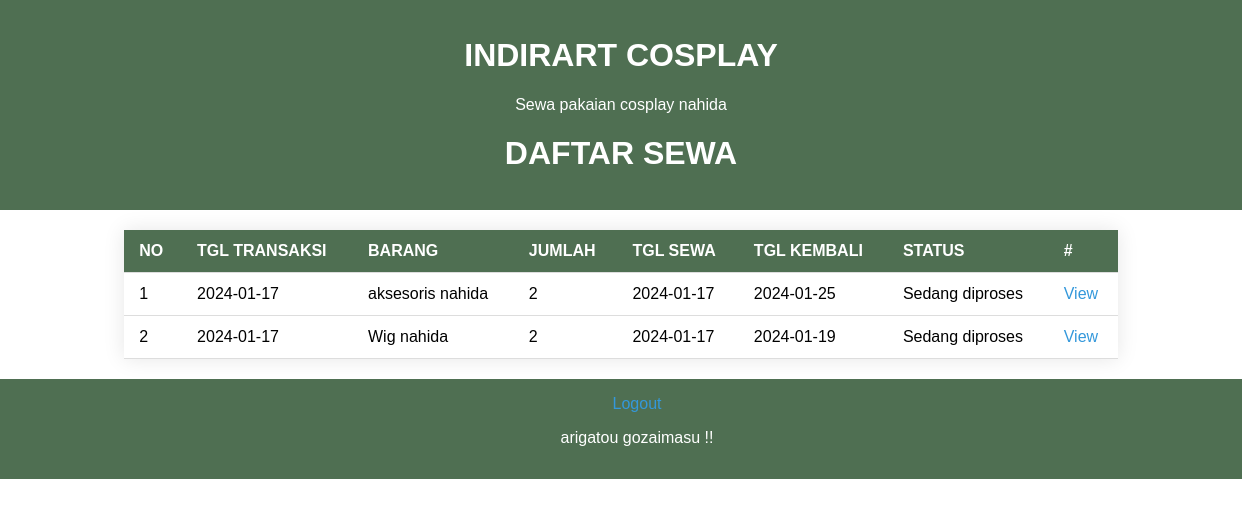
Screenshot of /admin/dashboard.php (signed in) with the database file from the repository.
### tables this page shows
CREATE TABLE `transaksi` (
  `id_transaksi` int(11) NOT NULL,
  `id_pelanggan` int(11) NOT NULL,
  `id_barang` int(11) NOT NULL,
  `ukuran_barang` varchar(5) NOT NULL,
  `jumlah_barang` int(11) NOT NULL,
  `harga_barang` double NOT NULL,
  `total_harga` double NOT NULL,
  `tanggal_sewa` date NOT NULL,
  `tanggal_kembali` date NOT NULL,
  `status_sewa` tinyint(1) NOT NULL DEFAULT 0,
  `status` tinyint(1) NOT NULL DEFAULT 1,
  `tgl_input` date NOT NULL DEFAULT current_timestamp(),
  `tgl_update` date NOT NULL DEFAULT current_timestamp()
);

CREATE TABLE `barang` (
  `id_barang` int(11) NOT NULL,
  `nama_barang` varchar(80) NOT NULL,
  `gambar_barang` varchar(150) NOT NULL,
  `jenis_barang` varchar(50) NOT NULL,
  `ukuran_barang` varchar(20) NOT NULL,
  `stok_barang` int(11) NOT NULL,
  `harga_barang` double NOT NULL,
  `status` tinyint(1) NOT NULL DEFAULT 1,
  `tgl_input` date NOT NULL DEFAULT current_timestamp(),
  `tgl_update` date NOT NULL DEFAULT current_timestamp()
);

### app/Dbconfig.php (called while the page is built, shortened)
<?php
class Database
{
    private $host       = "localhost";
    private $username   = "root";
    private $pass       = "";
    private $db_name    = "db_costumnahida";
    protected function __construct()
    {
        return $this->db = mysqli_connect($this->host, $this->username, $this->pass, $this->db_name);
    }
}

### app/Transaksi.php (called while the page is built, shortened)
<?php
require_once 'Dbconfig.php';
class Transaksi extends Database
{
    function getAll()
    {
        $sql = "SELECT t.*, b.nama_barang
                FROM transaksi as t
                JOIN barang as b ON t.id_barang = b.id_barang
                WHERE t.status = 1";
        $query = mysqli_query($this->db, $sql);
        while ($data = mysqli_fetch_array($query)) {
            $transaksi[] = $data;
        }
        return $transaksi ?? '';
    }
}

### admin/dashboard.php (the view, shortened to what this page needs)
<!DOCTYPE html>
<html lang="en">
<head>
    <link rel="stylesheet" href="../css/dashboardAdmin.css">
    <?php
    require '../app/Transaksi.php';
    $trans = new Transaksi();
    ?>
</head>
<body>
<header>
        <h1 style="color: white;">INDIRART COSPLAY</h1>
        <p>Sewa pakaian cosplay nahida</p>
        <h1 style="color: white;">DAFTAR SEWA</h1>
    </header>
    <table>
        <thead>
            <tr>
                <th>NO</th>
                <th>TGL TRANSAKSI</th>
                <th>BARANG</th>
                <th>JUMLAH</th>
                <th>TGL SEWA</th>
                <th>TGL KEMBALI</th>
                <th>STATUS</th>
                <th>#</th>
            </tr>
        </thead>
        <tbody>
            <?php
            $data_trans = $trans->getAll();
            if ($data_trans) {
                $no = 0;
                foreach ($data_trans as $data) {
                    $no++;
                    echo '<tr>
                        <td>' . $no . '</td>
                        <td>' . $data['tgl_input'] . '</td>
                        <td>' . $data['nama_barang'] . '</td>
                        <td>' . $data['jumlah_barang'] . '</td>
                        <td>' . $data['tanggal_sewa'] . '</td>
                        <td>' . $data['tanggal_kembali'] . '</td>
                        <td>' . ($data['status_sewa'] ? 'Finished' : 'Sedang diproses') . '</td>
                        <td><a href="view_transaksi.php?id='.$data['id_transaksi'] . '">View</a></td>
                    </tr>';
                }
            } else {
                echo '<tr><td colspan="8">No data</td></tr>';
            }
            ?>
        </tbody>
    </table>
</body>
<footer>
        <a href="../login.php?logout=1">Logout</a>
        <p>arigatou gozaimasu !!</p>
    </footer>
</html>

### css/dashboardAdmin.css (style rules this page uses)
body { font-family: Arial, sans-serif; background-color: #fff; margin: 0; padding: 0; }
header { background-color: #4F6F52; color: #fff; padding: 1em; text-align: center; position: sticky; top: 0%; }
table { width: 80%; margin: 20px auto; border-collapse: collapse; box-shadow: 0 0 20px rgba(0, 0, 0, 0.1); background-color: #fff; }
th, td { padding: 12px 15px; text-align: left; border-bottom: 1px solid #ddd; }
th { background-color: #4F6F52; color: #fff; }
a { text-decoration: none; color: #3498db; }
footer { background-color: #4F6F52; color: #fff; text-align: center; padding: 1em; bottom: 0; width: 100%; }

### rows the page displays
transaksi: tgl_input "2024-01-17", id_barang.nama_barang "aksesoris nahida", jumlah_barang "2", tanggal_sewa "2024-01-17", tanggal_kembali "2024-01-25", status_sewa "Sedang diproses"
transaksi: tgl_input "2024-01-17", id_barang.nama_barang "Wig nahida", jumlah_barang "2", tanggal_sewa "2024-01-17", tanggal_kembali "2024-01-19", status_sewa "Sedang diproses"
